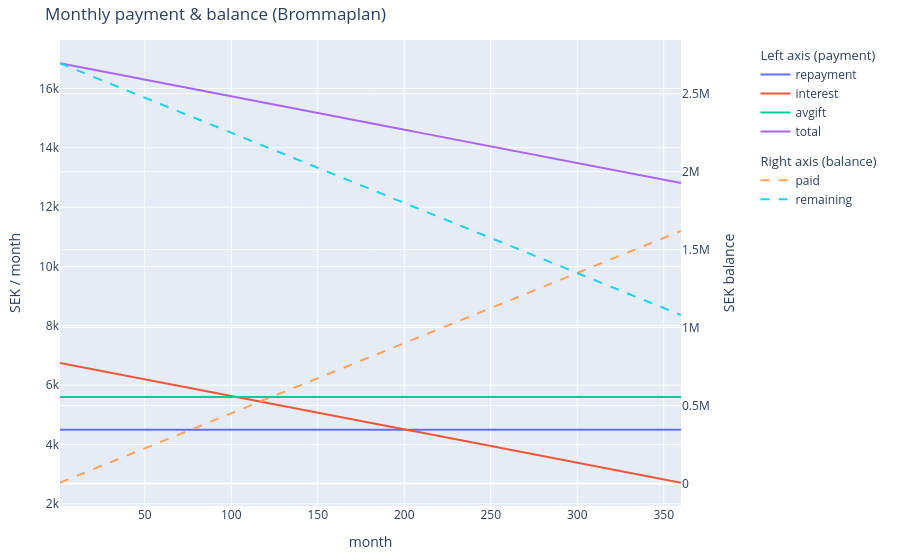

The cell this chart's notebook holds for it:
### Markdown cell above
# 2. Housing payments estimator

### Code cell
AVGIFT = 4600+12000/12 # per month
MORTGAGE = 3.0e6-3.0e5
REPAYMENT_RATE = 0.02 # per year
INTEREST_RATE = 0.03 # per year
MONTHS = 12*30

paid, remain, monthly_repayment, monthly_interest, monthly_avgift, monthly_total = f_monthly(
    mortgage_total=MORTGAGE, 
    annual_repayment_rate=REPAYMENT_RATE,
    annual_interest_rate=INTEREST_RATE, 
    months=MONTHS, 
    monthly_avgift=AVGIFT, 
    plot=True,
    title='Monthly payment & balance (Brommaplan)'
    )

### Figure 1 — Plotly figure (JSON) as saved in the notebook; plotly's stock layout.template omitted (floating-point values rounded to 4 significant figures; data arrays with more than 128 entries replaced by an {"elided": "..."} marker saying what was removed)
{"data": [{"hovertemplate": "%{y:,.2~f}<extra></extra>", "legendgroup": "payment", "legendgrouptitle": {"text": "Left axis (payment)"}, "name": "repayment", "type": "scatter", "x": {"elided": "360 int values"}, "y": {"elided": "360 int values"}}, {"hovertemplate": "%{y:,.2~f}<extra></extra>", "legendgroup": "payment", "name": "interest", "type": "scatter", "x": {"elided": "360 int values"}, "y": {"elided": "360 float values"}}, {"hovertemplate": "%{y:,.2~f}<extra></extra>", "legendgroup": "payment", "name": "avgift", "type": "scatter", "x": {"elided": "360 int values"}, "y": {"elided": "360 int values"}}, {"hovertemplate": "%{y:,.2~f}<extra></extra>", "legendgroup": "payment", "name": "total", "type": "scatter", "x": {"elided": "360 int values"}, "y": {"elided": "360 float values"}}, {"hovertemplate": "%{y:,.2~f}<extra></extra>", "legendgroup": "balance", "legendgrouptitle": {"text": "Right axis (balance)"}, "line": {"dash": "dash"}, "name": "paid", "type": "scatter", "x": {"elided": "360 int values"}, "y": {"elided": "360 int values"}, "yaxis": "y2"}, {"hovertemplate": "%{y:,.2~f}<extra></extra>", "legendgroup": "balance", "line": {"dash": "dash"}, "name": "remaining", "type": "scatter", "x": {"elided": "360 int values"}, "y": {"elided": "360 int values"}, "yaxis": "y2"}], "layout": {"hovermode": "x unified", "legend": {"groupclick": "toggleitem", "x": 1.12, "xanchor": "left", "y": 1}, "margin": {"b": 50, "l": 60, "r": 160, "t": 40}, "title": {"text": "Monthly payment & balance (Brommaplan)"}, "xaxis": {"title": {"text": "month"}}, "yaxis": {"title": {"text": "SEK / month"}}, "yaxis2": {"overlaying": "y", "side": "right", "title": {"text": "SEK balance"}}}}
